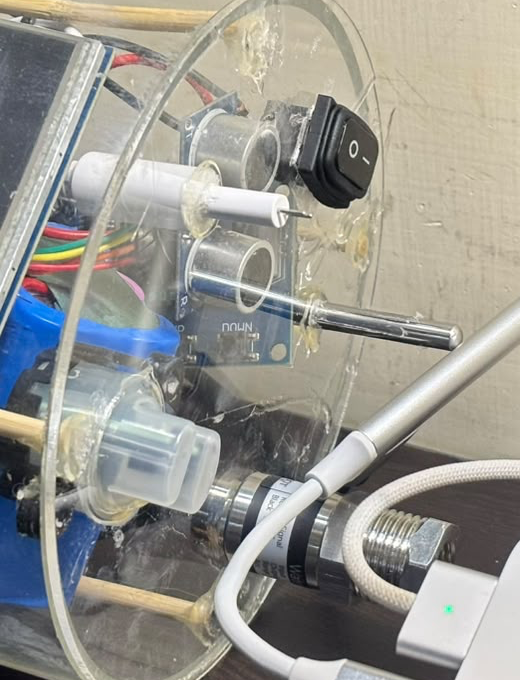
#> input picture docs/deck/img/crop_probes.png, 520 x 680 px
$ python make_architecture_v2.py
#> lines starting #> are read from the running program, lines starting #| are printed output that depends on the picture
#!/usr/bin/env python3
"""AquaSDR architecture v2 for the SIH deck: real hardware -> system logic -> real hardware.
Photos are crops of the team's own prototype photographs (docs/reference/prototype); the analog stage is the
team's own schematic (hardware/analog), shown dashed because it is designed, not built. No stock imagery.
Writes architecture_v2.png (3200x1800) next to this file."""
import pathlib
import matplotlib
matplotlib.use("Agg")
import matplotlib.pyplot as plt
from matplotlib.patches import FancyBboxPatch, FancyArrowPatch, Circle
from PIL import Image

HERE = pathlib.Path(__file__).parent
IMG = HERE / "img"
plt.rcParams["font.family"] = ["Arial", "Helvetica", "DejaVu Sans"]
INK, SUB = "#14213D", "#4A5568"
GREEN, BLUE, PURPLE, TEAL, RED = "#2E8B6E", "#2A4D8F", "#7B5EA7", "#1F7A8C", "#C0392B"

fig = plt.figure(figsize=(16, 9), dpi=200)
ax = fig.add_axes([0, 0, 1, 1]); ax.set_xlim(0, 160); ax.set_ylim(0, 90); ax.axis("off")
fig.patch.set_facecolor("white")

def photo(path, x, y, w, h, edge, dashed=False, r=1.6):
#> called with x = 3, y = 33.5, w = 32.5, h = 42.5, edge = '#2E8B6E', dashed = False, r = 1.6
    im = Image.open(path).convert("RGB")
#> im is the input picture: PIL image 520x680 RGB; mean R, G, B 152.7, 151.5, 144.9
    a = ax.imshow(im, extent=(x, x + w, y, y + h), aspect="auto", zorder=2, interpolation="lanczos")
    frame = FancyBboxPatch((x, y), w, h, boxstyle=f"round,pad=0,rounding_size={r}", fc="none", ec=edge, lw=2.4,
                           ls=(0, (5, 3)) if dashed else "-", zorder=3)
    clip = FancyBboxPatch((x, y), w, h, boxstyle=f"round,pad=0,rounding_size={r}", transform=ax.transData)
    a.set_clip_path(clip); ax.add_patch(frame)
    return im.size

def label(x, y, s, size=9, color=SUB, weight="normal", ha="left", va="center", **kw):
    ax.text(x, y, s, fontsize=size, color=color, fontweight=weight, ha=ha, va=va, zorder=6, **kw)

def arrow(p, q, color=INK, lw=2.2, rad=0.0, both=False):
    ax.add_patch(FancyArrowPatch(p, q, arrowstyle="<|-|>" if both else "-|>", mutation_scale=15, lw=lw, color=color,
                                 connectionstyle=f"arc3,rad={rad}", zorder=5, shrinkA=0, shrinkB=0))

def section(x, y, num, text, color):
    ax.add_patch(Circle((x + 1.6, y), 1.6 if num else 0.9, fc=color, ec="none", zorder=6))
    if num: label(x + 1.6, y, num, size=10, color="white", weight="bold", ha="center")
    label(x + 4.0, y, text, size=11.5, color=color, weight="bold")

# ---------- header ----------
label(3, 86.3, "AquaSDR · SYSTEM ARCHITECTURE", size=21, color=INK, weight="bold")
label(157, 86.3, "real sensors  →  on-chip logic  →  real payload", size=11, color=SUB, ha="right")
ax.plot([3, 157], [83.2, 83.2], color="#D5DAE3", lw=1.2, zorder=1)

# ---------- LEFT: real sensor end plate ----------
section(3, 79.5, "", "SENSE · live water sensors", GREEN)
px, py, pw, ph = 3, 33.5, 32.5, 42.5          # probe photo (crop 520 x 680)
photo(IMG / "crop_probes.png", px, py, pw, ph, GREEN)
P = lambda u, v: (px + u / 520 * pw, py + ph - v / 680 * ph)   # crop pixel -> axes
callouts = [((240, 150), 72.5, "HC-SR04 ultrasonic"), ((140, 185), 66.5, "TDS / salinity probe"),
            ((430, 330), 60.5, "DS18B20 temperature"), ((165, 465), 53.5, "Turbidity sensor"),
            ((350, 525), 46.5, "Pressure / depth sensor")]
for (u, v), ly, text in callouts:
    sx, sy = P(u, v)
    ax.plot([sx, 37.2], [sy, ly], color=GREEN, lw=1.3, zorder=7)
    ax.add_patch(Circle((sx, sy), 0.55, fc="white", ec=GREEN, lw=1.6, zorder=8))
    label(37.6, ly, text, size=9.2, color=INK, weight="bold")
label(px, 31.2, "Real sensor end plate of the AquaSDR payload", size=8.4, color=SUB, style="italic")
chips = [("Turbidity", "PB0 · ADC"), ("TDS / salinity", "A0 · ADC1"), ("Pressure / depth", "PA1 · ADC"), ("DS18B20", "PC1 · 1-Wire"),
         ("IMU + magnetometer", "I²C"), ("BMP390 cabin pressure", "I²C"), ("HC-SR04", "D7 / D8"), ("INA219 ×2", "I²C · not commissioned")]
for i, (n, s) in enumerate(chips):
    cx, cy = 3 + (i % 2) * 23.5, 26.2 - (i // 2) * 4.6
    ax.add_patch(FancyBboxPatch((cx, cy - 1.75), 22.5, 3.5, boxstyle="round,pad=0,rounding_size=0.9", fc="#EEF7F2", ec=GREEN,
                                lw=1.1, ls=(0, (3, 2)) if "not" in s else "-", zorder=3))
    label(cx + 1.0, cy + 0.55, n, size=8.2, color=INK, weight="bold", va="center")
    label(cx + 1.0, cy - 0.85, s, size=7.4, color=SUB, va="center")

# ---------- CENTER: STM32 ----------
section(53, 79.5, "", "DECIDE · SYNTHESISE · STREAM  (STM32 NUCLEO-F446RE)", BLUE)
bx, by, bw, bh = 53, 52.5, 56, 24.0                     # electronics bay photo (crop 770 x 330)
photo(IMG / "crop_bay.png", bx, by, bw, bh, BLUE)
#> call 2 of photo, with x = 53, y = 52.5, w = 56, h = 24, edge = '#2A4D8F', dashed = False, r = 1.6
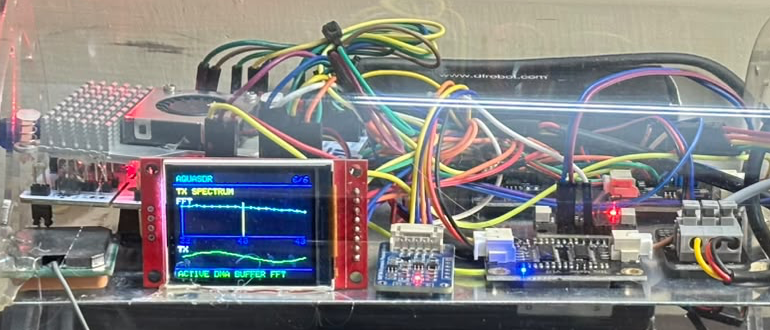
#> input picture docs/deck/img/crop_bay.png, 770 x 330 px
#> in photo, im is the input picture: PIL image 770x330 RGB; mean R, G, B 130.3, 128.5, 129.2
label(bx, 50.6, "Electronics bay: STM32 + TFT showing the live TX spectrum (real)", size=8.4, color=SUB, style="italic")
ax.add_patch(FancyBboxPatch((53, 3.5), 56, 44.0, boxstyle="round,pad=0,rounding_size=1.6", fc="#F2F5FB", ec=BLUE, lw=2.0, zorder=1))
steps = [("①", "Acquire", "ADC1 every 20 ms · rejects stale / out-of-range readings"),
         ("②", "Adapt", "smoothing + hysteresis → CLEAR / TRANSITION / MURKY"),
         ("③", "Synthesise", "LFM · geometric · Barker-13  ×  Hann / Hamming / Blackman"),
         ("④", "Stream", "TIM6 1 MS/s → DMA1 → DAC1 (PA4) · 0 underruns · CPU sleeps"),
         ("⑥", "Self-validate", "TIM8 → ADC3 → DMA2 captures the real DAC output"),
         ("", "Telemetry", "USART2 + DMA → USB → console · TFT status pages")]
sy0, dy = 43.6, 7.1
ax.plot([57.0, 57.0], [sy0, sy0 - dy * (len(steps) - 1)], color=BLUE, lw=2.2, zorder=2)
for i, (n, t, d) in enumerate(steps):
    y = sy0 - i * dy
    col = RED if t == "Self-validate" else BLUE
    ax.add_patch(Circle((57.0, y), 1.9, fc=col if n else TEAL, ec=col if n else TEAL, lw=2.2, zorder=4))
    if not n: label(57.0, y - 0.05, "⇄", size=11, color="white", weight="bold", ha="center")
    if n: label(57.0, y - 0.05, n.replace("①", "1").replace("②", "2").replace("③", "3").replace("④", "4").replace("⑥", "6"), size=10.5, color="white", weight="bold", ha="center")
    label(60.4, y + 1.0, t, size=11, color=INK, weight="bold")
    label(60.4, y - 1.35, d, size=8.6, color=SUB)
arrow((36.5, 40.5), (55.0, sy0), color=GREEN, lw=2.4, rad=-0.18)            # sensors -> acquire
# self-validation loop: DAC pin back into ADC3
ax.plot([107.0, 107.0], [sy0 - 3 * dy, sy0 - 4 * dy], color=RED, lw=2.2, zorder=3)
arrow((107.0, sy0 - 4 * dy), (104.0, sy0 - 4 * dy), color=RED, lw=2.2)
label(107.7, sy0 - 3.5 * dy, "PA4 → A5", size=8, color=RED, weight="bold", rotation=90, ha="left")

# ---------- RIGHT: adapted parameters, analog stage, payload ----------
section(113, 79.5, "", "ADAPTED NEXT PING", PURPLE)
cols = [("CLEAR", "#3A7BD5"), ("TRANSITION", "#7B5EA7"), ("MURKY", "#8D5A2B")]
rows = [("Centre", ["42 kHz", "40 kHz", "38 kHz"]), ("Bandwidth", ["4 kHz", "2 kHz", "1 kHz"]),
        ("Pulse", ["2 ms", "4 ms", "8 ms"]), ("Amplitude", ["35 %", "50 %", "62 %"])]
tx, cw = 126, 10.6
for j, (c, colr) in enumerate(cols):
    ax.add_patch(FancyBboxPatch((tx + j * cw + 0.3, 73.6), cw - 0.6, 3.3, boxstyle="round,pad=0,rounding_size=0.8", fc=colr, ec="none", zorder=3))
    label(tx + j * cw + cw / 2, 75.25, c, size=8.6, color="white", weight="bold", ha="center")
for i, (n, vals) in enumerate(rows):
    y = 70.9 - i * 2.75
    label(114, y, n, size=9, color=INK, weight="bold")
    for j, v in enumerate(vals): label(tx + j * cw + cw / 2, y, v, size=9.2, color=SUB, ha="center")
label(114, 60.6, "clear water: sharp image  →  murky water: penetration and energy", size=8.2, color=SUB, style="italic")
arrow((109.3, 47.0), (113.3, 64.5), color=PURPLE, lw=2.0, rad=-0.2)    # policy -> parameters

section(113, 56.6, "5", "CONDITION · analog front end", PURPLE)
ax.add_patch(FancyBboxPatch((113, 40.2), 44, 13.6, boxstyle="round,pad=0,rounding_size=1.4", fc="white", ec=PURPLE, lw=2.2,
                            ls=(0, (5, 3)), zorder=2))
ax.imshow(Image.open(IMG / "afe_chain.png"), extent=(114.2, 155.8, 41.4, 52.8), aspect="auto", zorder=3, interpolation="lanczos")
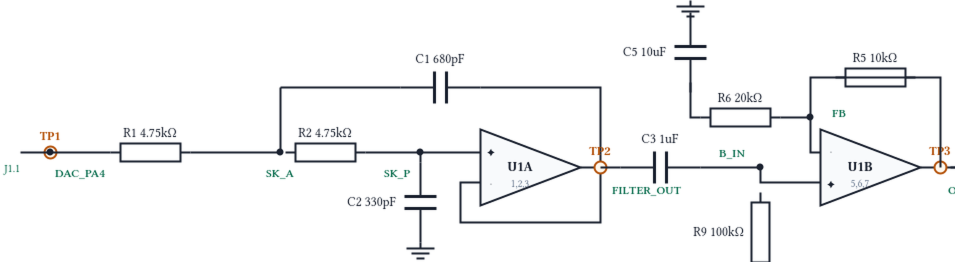
#> input picture docs/deck/img/afe_chain.png, 1910 x 524 px (shown at 1/2 size)
label(113, 38.4, "70.7 kHz Sallen-Key + TLV9062 ×1.5 · designed, build next", size=8.2, color=PURPLE, weight="bold")
arrow((109.0, sy0 - 3 * dy), (113.0, 46.5), color=PURPLE, lw=2.4)          # DAC -> AFE

section(113, 34.4, "★", "AquaSDR PAYLOAD · built", INK)
photo(IMG / "crop_hero.png", 113, 13.0, 44, 18.6, INK)
#> call 3 of photo, with x = 113, y = 13, w = 44, h = 18.6, edge = '#14213D', dashed = False, r = 1.6
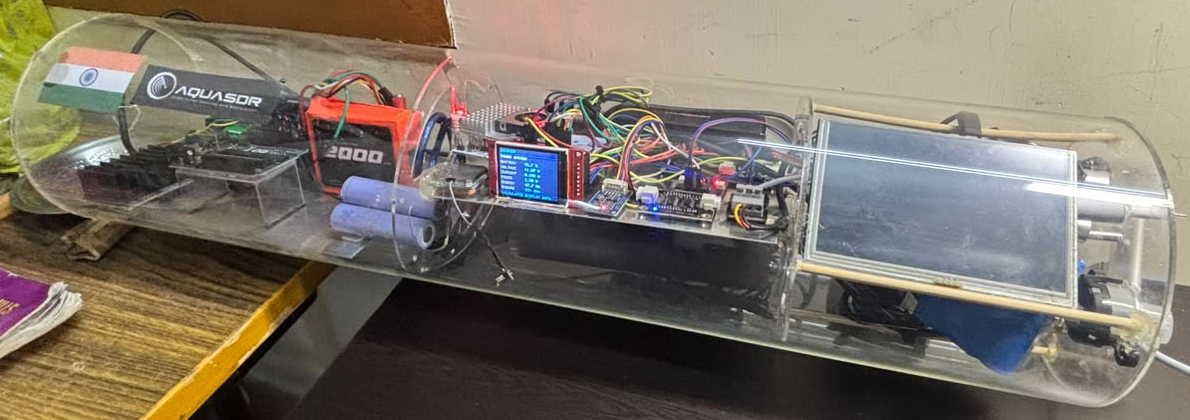
#> input picture docs/deck/img/crop_hero.png, 1190 x 420 px
#> in photo, im is the input picture: PIL image 1190x420 RGB; mean R, G, B 122.8, 113.9, 102.2
arrow((151, 40.0), (151, 31.8), color=INK, lw=2.2)
label(113, 10.8, "Output → oscilloscope / spectrum analyzer at the judging table · transducer next", size=8.2, color=SUB)

# ---------- footer ----------
ax.add_patch(FancyBboxPatch((3, 1.3), 46, 4.2, boxstyle="round,pad=0,rounding_size=1.0", fc="#F7F7F9", ec="#C3CAD6", lw=1.1, zorder=1))
label(4.6, 3.4, "Photos: our own AquaSDR hardware, no stock images", size=8.2, color=SUB)
ax.add_patch(FancyBboxPatch((113, 2.1), 4.2, 2.4, boxstyle="round,pad=0,rounding_size=0.5", fc="white", ec=INK, lw=1.8, ls=(0, (4, 2.5)), zorder=3))
label(118.0, 3.3, "dashed = designed, next build", size=8.4, color=INK)

fig.savefig(HERE / "architecture_v2.png", dpi=200, facecolor="white")
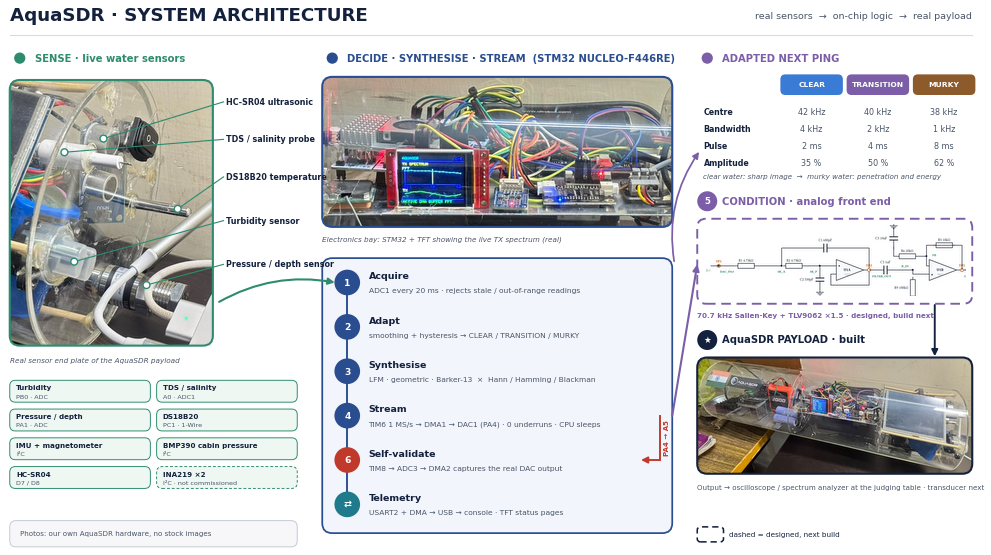
#> figure drawn by matplotlib, 1 panel
print("wrote", HERE / "architecture_v2.png")
